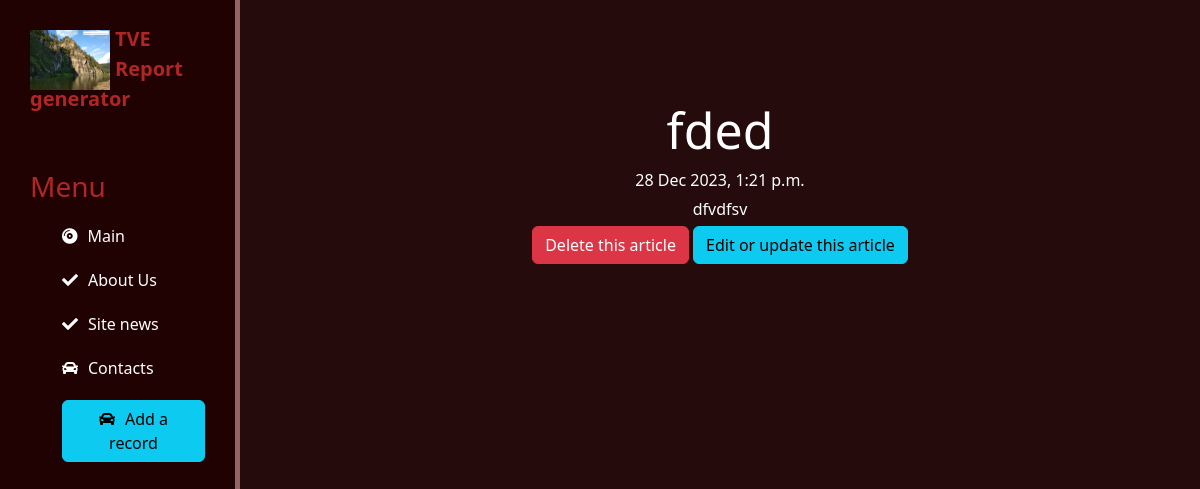
The page /news/16 on the database its author committed.
### news/models.py (models this page shows, shortened)
class Articles(models.Model):
    title = models.CharField('Name', max_length=50)
    brief_desription = models.CharField('Brief Description (Anons)', max_length=250)
    full_text = models.TextField("Article's text")
    date = models.DateTimeField("Article's date")
    class Meta:
        verbose_name = "News table"
        verbose_name_plural = "News tables"

### news/views.py (the view)
# urls.py: path("<int:pk>", views.NewsDetailView.as_view(), name='news-detail'),
class NewsDetailView (DetailView):
    model = Articles
    template_name = 'news/details_view.html'
    context_object_name = 'article'

### news/templates/news/details_view.html (shortened to what this page needs)
{% extends "main_app/layout.html" %}
{% block my_content1 %}
<div class='features'>
   <h1>{{ article.title }}</h1>
   <p> {{ article.date }}</p>
   <p> {{ article.full_text }}</p>
   <a href="{% url 'news-delete' article.id %}" class="btn btn-danger"> Delete this article</a>
   <a href="{% url 'news-update' article.id %}" class="btn btn-info"> Edit or update this article</a>
</div>
{% endblock %}

### main_app/static/main_app/css/main_app.css (style rules this page uses)
body { background: rgb(37, 11, 11); color: #f35f54; }
main .features { float:left; color: #fff; margin-top: 100px; text-align:center; width: 80%; }
main .features h1 { font-size: 50px; }
main .features p { max-width: 1800px; margin: 5px; }

### rows shown on the page
Articles: title "fded", date "28 Dec 2023, 1:21 p.m.", full_text "dfvdfsv"
